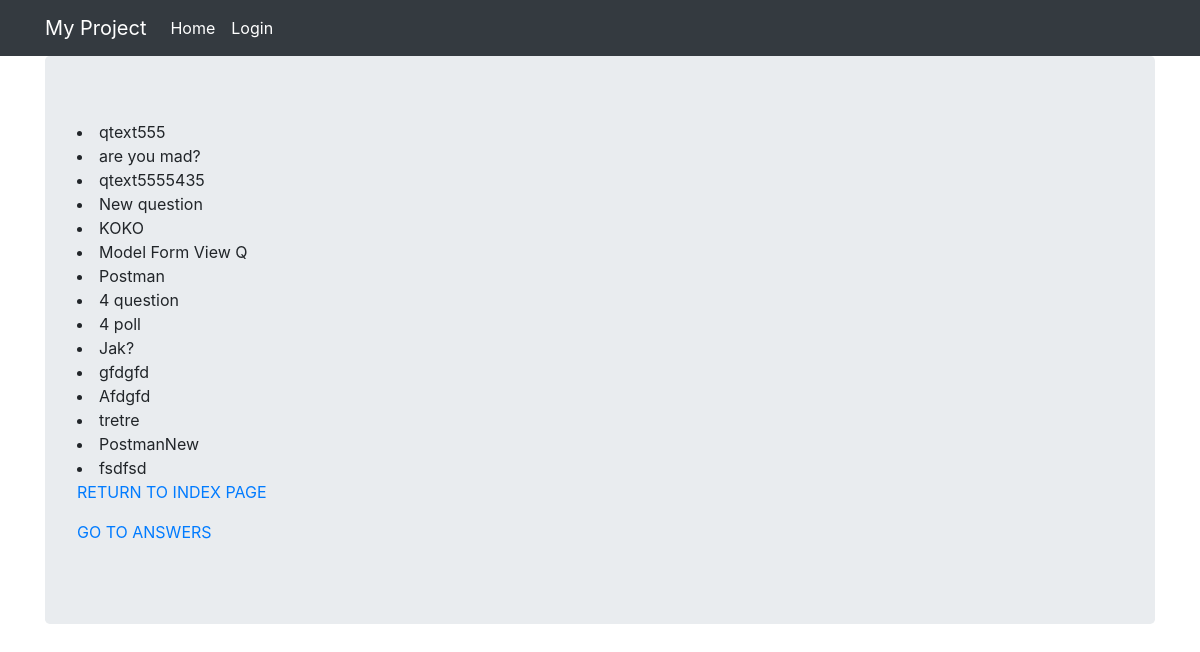
Screenshot of /polls/questions/ with the database file from the repository.
### polls/models.py (models this page shows)
class Question(models.Model):
    question_text = models.CharField(max_length=128)
    pub_date = models.DateTimeField(auto_now_add=True)
    poll = models.ForeignKey(
        Poll, on_delete=models.CASCADE, related_name="questions", blank=True, null=True
    )
    def __str__(self):
        return f"{self.question_text}"

### polls/views.py (the view)
# urls.py: path("questions/", views.questions, name="questions"),
def questions(request):
    return render(
        request,
        template_name="polls/questions.html",
        context={"questions": Question.objects.all()}
    )

### polls/templates/polls/questions.html
{% extends "base.html" %}
{% block content %}
    {% for q in questions %}
        <li>{{ q }}</li>
    {% endfor %}
    <p><a href="{% url 'polls_view:index' %}">RETURN TO INDEX PAGE</a></p>
    <p><a href="{% url 'polls_view:answers' %}">GO TO ANSWERS</a></p>
{% endblock %}

### rows the page displays
Question: question_text "qtext555"
Question: question_text "are you mad?"
Question: question_text "qtext5555435"
Question: question_text "New question"
Question: question_text "KOKO"
Question: question_text "Model Form View Q"
Question: question_text "Postman"
Question: question_text "4 question"
Question: question_text "4 poll"
Question: question_text "Jak?"
Question: question_text "gfdgfd"
Question: question_text "Afdgfd"
Question: question_text "tretre"
Question: question_text "PostmanNew"
Question: question_text "fsdfsd"
